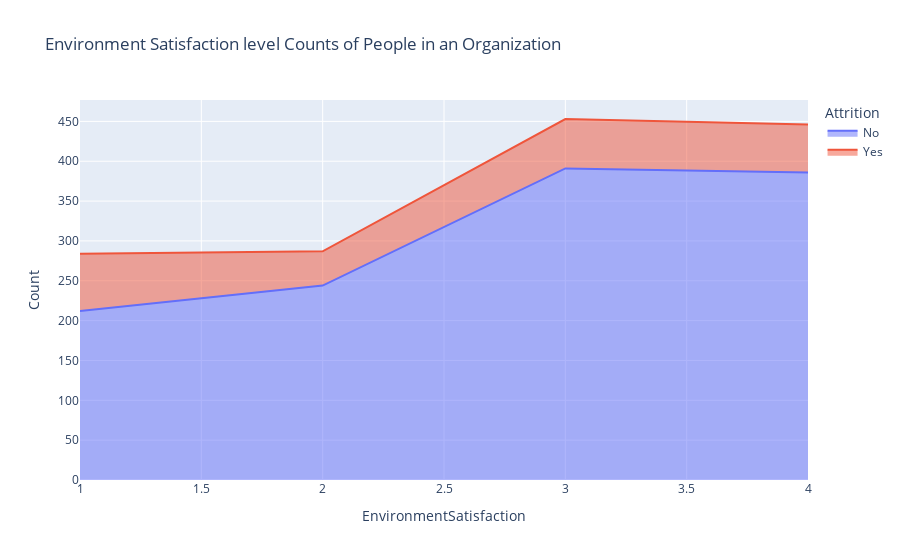

The cell this chart's notebook holds for it:
### Code cell
px.area(sats_att,x='EnvironmentSatisfaction',y='Count',color='Attrition',title='Environment Satisfaction level Counts of People in an Organization')

### Figure 1 — Plotly figure (JSON) as saved in the notebook; plotly's stock layout.template omitted (floating-point values rounded to 4 significant figures)
{"data": [{"hovertemplate": "Attrition=No<br>EnvironmentSatisfaction=%{x}<br>Count=%{y}<extra></extra>", "legendgroup": "No", "line": {"color": "#636efa"}, "mode": "lines", "name": "No", "orientation": "v", "showlegend": true, "stackgroup": "1", "type": "scatter", "x": [1, 2, 3, 4], "xaxis": "x", "y": [212, 244, 391, 386], "yaxis": "y"}, {"hovertemplate": "Attrition=Yes<br>EnvironmentSatisfaction=%{x}<br>Count=%{y}<extra></extra>", "legendgroup": "Yes", "line": {"color": "#EF553B"}, "mode": "lines", "name": "Yes", "orientation": "v", "showlegend": true, "stackgroup": "1", "type": "scatter", "x": [1, 2, 3, 4], "xaxis": "x", "y": [72, 43, 62, 60], "yaxis": "y"}], "layout": {"legend": {"title": {"text": "Attrition"}, "tracegroupgap": 0}, "title": {"text": "Environment Satisfaction level Counts of People in an Organization"}, "xaxis": {"anchor": "y", "domain": [0, 1], "title": {"text": "EnvironmentSatisfaction"}}, "yaxis": {"anchor": "x", "domain": [0, 1], "title": {"text": "Count"}}}}
